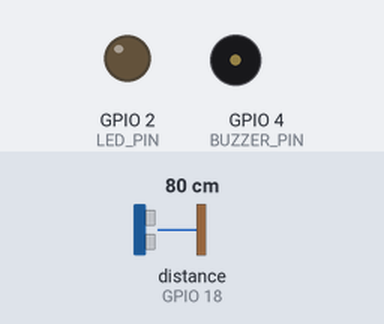
Bench run of a sketch on a simulated ESP32. Parts: output pins drawn as LEDs (lit = HIGH), buzzer (waves = sounding, pin HIGH). Wiring (inferred from the names in the program): ultrasonic range finder: trigger GPIO 5; echo GPIO 18. The inputs (shaded band) are chosen by the test bench; at power-on: distance to the obstacle (sensor on GPIO 18) 80 cm. The echo pulse lasts 58.3 µs per cm; WiFi joins after 1.5 s; servers stay silent unless stated; uploads are accepted with an empty reply; pins used as bus, display or sensor lines are not drawn; what the sketch prints to the serial monitor is not drawn.

Above: at 2.7 s.
2.8 s: distance to the obstacle (sensor on GPIO 18) set to 27 cm
8.6 s: distance to the obstacle (sensor on GPIO 18) set to 21 cm
At 12.6 s:
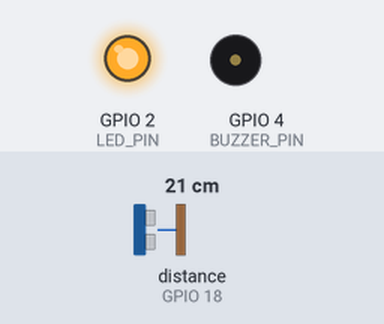
14.4 s: distance to the obstacle (sensor on GPIO 18) set to 12 cm
20.2 s: distance to the obstacle (sensor on GPIO 18) set to 9 cm
At 23.0 s:
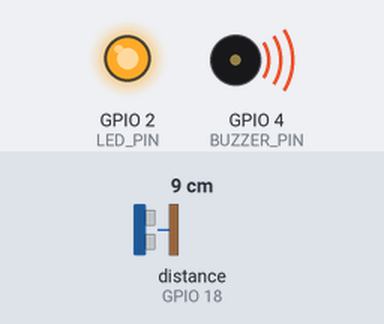
26.0 s: distance to the obstacle (sensor on GPIO 18) set to 18 cm
At 28.3 s:
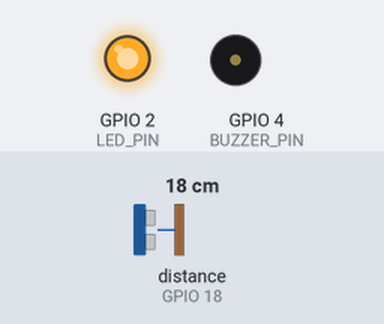
31.8 s: distance to the obstacle (sensor on GPIO 18) set to 2 cm
At 33.4 s:
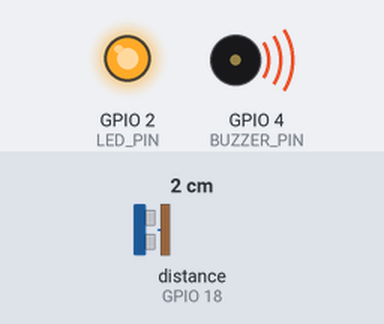
Timing chart, 0 to 34.9 s (numbered marks = the images above; inputs shaded):
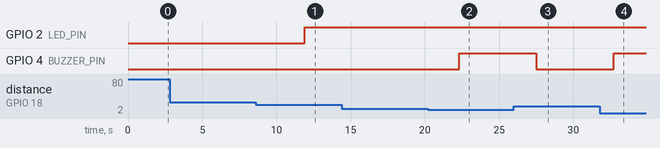

Measured:
- the behaviour switches between 25 and 24 cm on distance to the obstacle (sensor on GPIO 18) (found by bisection; images 0 and 1)
- the behaviour switches between 11 and 10 cm on distance to the obstacle (sensor on GPIO 18) (found by bisection; images 1 and 2)
- after the input at 2.8 s, every drawn part: stays the same
- after the input at 8.6 s, GPIO 2 (LED_PIN): LOW → HIGH after 3.3 s
- after the input at 14.4 s, every drawn part: stays the same
- after the input at 20.2 s, GPIO 4 (BUZZER_PIN): LOW → HIGH after 2.1 s
- after the input at 26.0 s, GPIO 4 (BUZZER_PIN): HIGH → LOW after 1.5 s
- after the input at 31.8 s, GPIO 4 (BUZZER_PIN): LOW → HIGH after 0.92 s

The sketch:

drain_guard.ino
```cpp
#include <WiFi.h>
#include <HTTPClient.h>

const char* WIFI_SSID = "YOUR_WIFI";
const char* WIFI_PASSWORD = "YOUR_PASSWORD";

const char* SERVER_URL = "http://YOUR_COMPUTER_IP:5000/api/sensor";

const int TRIG_PIN = 5;
const int ECHO_PIN = 18;
const int LED_PIN = 2;
const int BUZZER_PIN = 4;

const int DRAIN_ID = 1;

const float DRAIN_DEPTH_CM = 100.0;

float readDistance() {
  digitalWrite(TRIG_PIN, LOW);
  delayMicroseconds(3);

  digitalWrite(TRIG_PIN, HIGH);
  delayMicroseconds(10);

  digitalWrite(TRIG_PIN, LOW);

  long duration = pulseIn(ECHO_PIN, HIGH, 30000);

  if (duration == 0) {
    return DRAIN_DEPTH_CM;
  }

  return duration * 0.0343 / 2.0;
}

float calculateLevel(float distance) {
  float level = ((DRAIN_DEPTH_CM - distance) / DRAIN_DEPTH_CM) * 100.0;

  if (level < 0) level = 0;
  if (level > 100) level = 100;

  return level;
}

void sendSensorData(float level) {
  if (WiFi.status() != WL_CONNECTED) {
    return;
  }

  HTTPClient http;

  http.begin(SERVER_URL);
  http.addHeader("Content-Type", "application/json");

  String payload =
    "{\"drain_id\":" + String(DRAIN_ID) +
    ",\"water_level\":" + String(level, 2) +
    ",\"temperature\":28}";

  int response = http.POST(payload);

  Serial.println(response);

  http.end();
}

void setup() {
  Serial.begin(115200);

  pinMode(TRIG_PIN, OUTPUT);
  pinMode(ECHO_PIN, INPUT);
  pinMode(LED_PIN, OUTPUT);
  pinMode(BUZZER_PIN, OUTPUT);

  WiFi.begin(WIFI_SSID, WIFI_PASSWORD);

  while (WiFi.status() != WL_CONNECTED) {
    delay(500);
    Serial.print(".");
  }

  Serial.println();
  Serial.println("WiFi connected");
  Serial.println(WiFi.localIP());
}

void loop() {
  float distance = readDistance();
  float level = calculateLevel(distance);

  Serial.print("Water level: ");
  Serial.print(level);
  Serial.println("%");

  if (level >= 90) {
    digitalWrite(LED_PIN, HIGH);
    digitalWrite(BUZZER_PIN, HIGH);
  } else if (level >= 75) {
    digitalWrite(LED_PIN, HIGH);
    digitalWrite(BUZZER_PIN, LOW);
  } else {
    digitalWrite(LED_PIN, LOW);
    digitalWrite(BUZZER_PIN, LOW);
  }

  sendSensorData(level);

  delay(5000);
}
```
